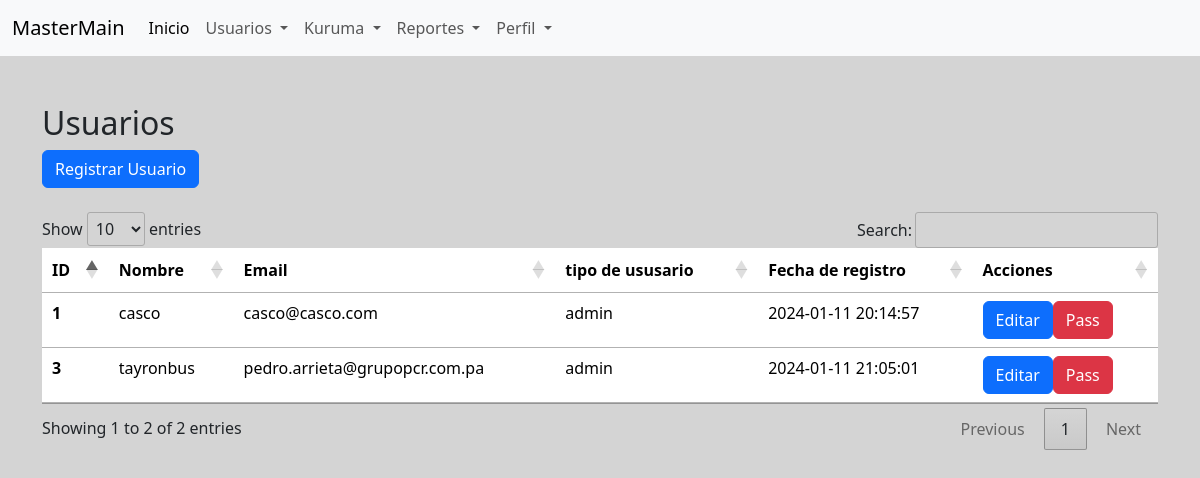
Before: /index.php?pag=reg_user (signed in) with the older database file.
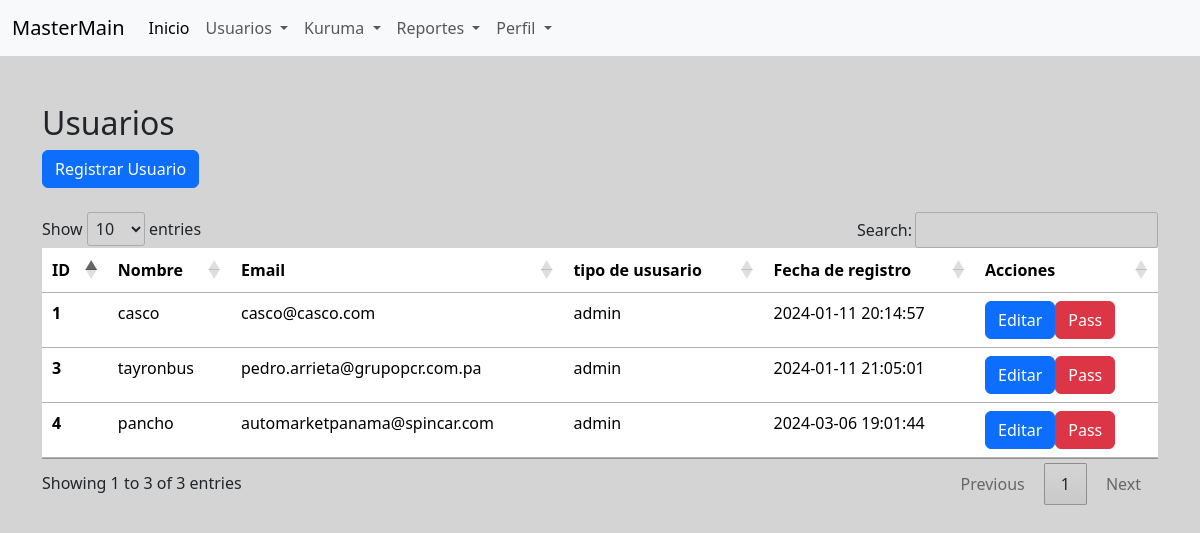
After: the same page with the newer database file.
### tables this page shows
CREATE TABLE `usuarios` (
  `id` int(11) NOT NULL,
  `nombre` varchar(150) NOT NULL,
  `email` varchar(150) NOT NULL,
  `pass` varchar(500) NOT NULL,
  `tipo_usuario` varchar(20) NOT NULL,
  `stat` int(11) NOT NULL,
  `fecha_log` datetime NOT NULL DEFAULT current_timestamp()
);

### controllers/UserController.php (called while the page is built, shortened)
<?php
require_once 'models/UserModel.php';
class UserController {
    private $model;
    public function __construct() {
        $this->model = new UserModel();
    }
    public function all_users(){
        return $this->model->all_user();
    }
    public function getAndShowAllUsers() {
        $all_users = self::all_users();
        include 'views/register_user.php';
    }
}

### models/UserModel.php (called while the page is built, shortened)
<?php
class UserModel extends Database {
    public function all_user() {
        $lisat_user = [];
        $conn = $this->getMySQLConnection();
        $stmt = $conn->query("SELECT * FROM usuarios");
        while ($user_list = $stmt -> fetch_array()) {
            $lisat_user[] = $user_list;
        }
        return $lisat_user;
    }
}

### views/register_user.php (the view, shortened to what this page needs)
<?php include 'header.php'; ?>
<?php include 'menu.php'; ?>
<div class="container mt-5">
    <h2>Usuarios</h2>
    <button type="button" class="btn btn-primary" data-bs-toggle="modal" data-bs-target="#modalDinamica" onclick="modal_dinamica(2)">
        Registrar Usuario
    </button>
    <br>
    <br>
    <table class="table table-hover" id="tabla_date">
        <thead>
            <tr>
            <th scope="col">ID</th>
            <th scope="col">Nombre</th>
            <th scope="col">Email</th>
            <th scope="col">tipo de ususario</th>
            <th scope="col">Fecha de registro</th>
            <th scope="col">Acciones</th>
            </tr>
        </thead>
        <tbody>
            <?php if (isset($all_users) && !empty($all_users)) {
                    foreach ($all_users as $user) { ?>
            <tr>
                <th scope="row"><?php echo $user['id']; ?></th>
                <td><?php echo $user['nombre']; ?></td>
                <td><?php echo $user['email']; ?></td>
                <td><?php echo $user['tipo_usuario']; ?></td>
                <td><?php echo $user['fecha_log']; ?></td>
                <td> <input type="button" value="Editar" class="btn btn-primary"><input type="button" value="Pass" class="btn btn-danger"> </td>
            </tr>
            <?php  }
                } else {
                    echo "No hay usuarios registrados.";
                }
                    ?>
        </tbody>
    </table>
</div>
<?php include 'footer.php'; ?>

Changed rows visible on the page:
added usuarios: id "4", nombre "pancho", email "automarketpanama@spincar.com", tipo_usuario "admin", fecha_log "2024-03-06 19:01:44"
Other visible differences:
text written by a page script: "Show entries Search: Showing 1 to 2 of 2 entries Previous 1 Next" → "Show entries Search: Showing 1 to 3 of 3 entries Previous 1 Next"
